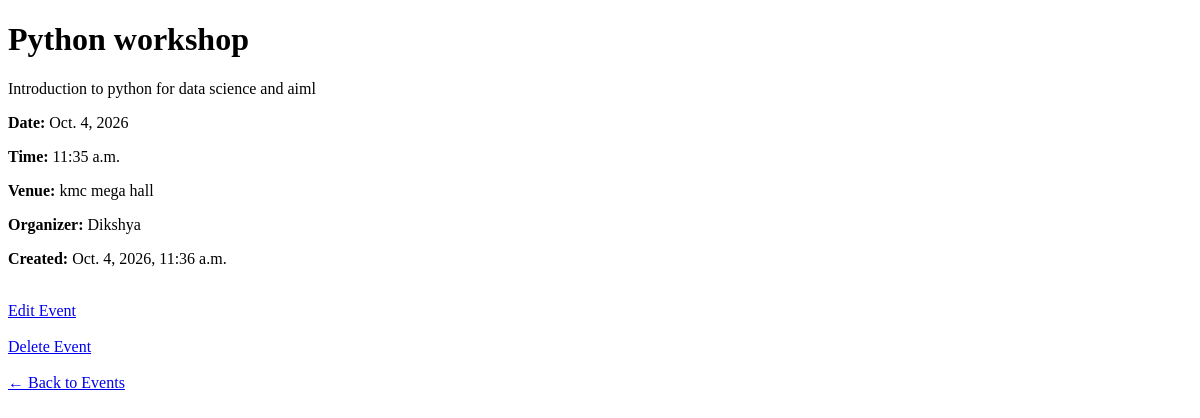
/events/1/, run on an earlier commit of the app's database.
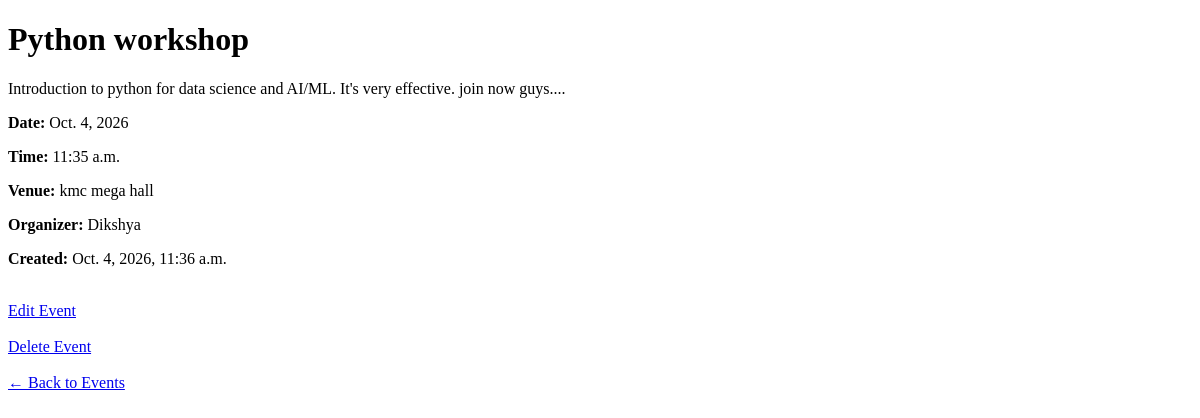
And on a later commit of the database.
### events/models.py (models this page shows, shortened)
class Event(models.Model):
    title = models.CharField(max_length=200)
    description = models.TextField()
    date = models.DateField()
    time = models.TimeField()
    venue = models.CharField(max_length=200)
    organizer = models.ForeignKey(
        User,
        on_delete=models.CASCADE,
        related_name='organized_events'
    )
    created_at = models.DateTimeField(auto_now_add=True)

### events/views.py (the view)
# urls.py: path('<int:event_id>/', views.event_detail, name='event_detail'),
def event_detail(request, event_id):
    event = get_object_or_404(Event, id=event_id)
    return render(request, 'events/event_detail.html', {
        'event': event
    })

### events/templates/events/event_detail.html (shortened to what this page needs)
<!DOCTYPE html>
<html lang="en">
<head>
</head>
<body>
    <h1>{{ event.title }}</h1>
    <p>{{ event.description }}</p>
    <p>
        <strong>Date:</strong>
        {{ event.date }}
    </p>
    <p>
        <strong>Time:</strong>
        {{ event.time }}
    </p>
    <p>
        <strong>Venue:</strong>
        {{ event.venue }}
    </p>
    <p>
        <strong>Organizer:</strong>
        {{ event.organizer.username }}
    </p>
    <p>
        <strong>Created:</strong>
        {{ event.created_at }}
    </p>
    <br>
    <a href="{% url 'event_update' event.id %}"> Edit Event </a>
    <br><br>
    <a href="{% url 'event_delete' event.id %}"> Delete Event </a>
    <br><br>
    <a href="{% url 'event_list' %}">← Back to Events</a>
</body>
</html>

What changed in the data, as far as the page shows it:
changed Event "Python workshop": description "Introduction to python for data science and aiml" → "Introduction to python for data science and AI/ML. It's very effective. join now guys...."
